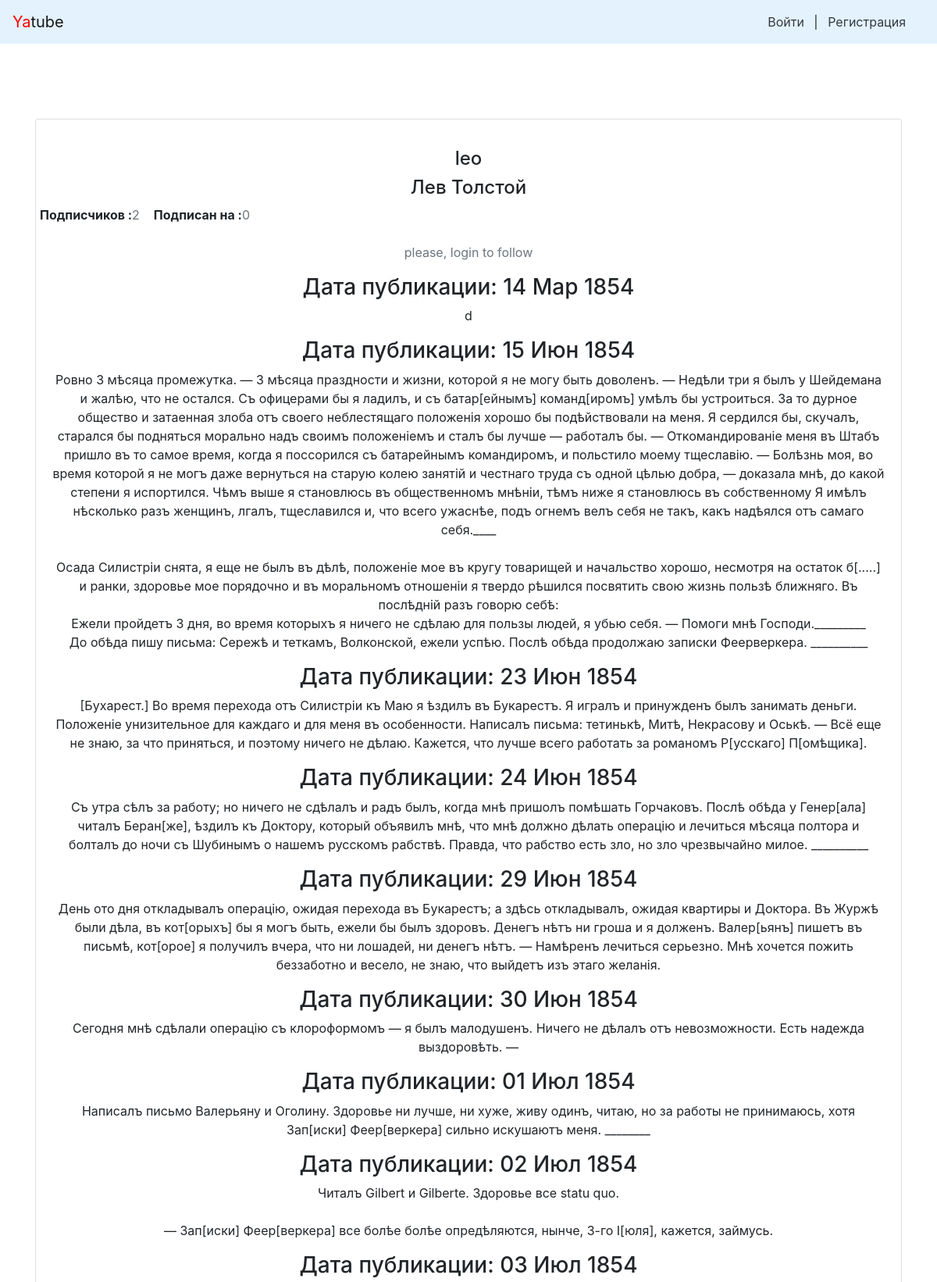
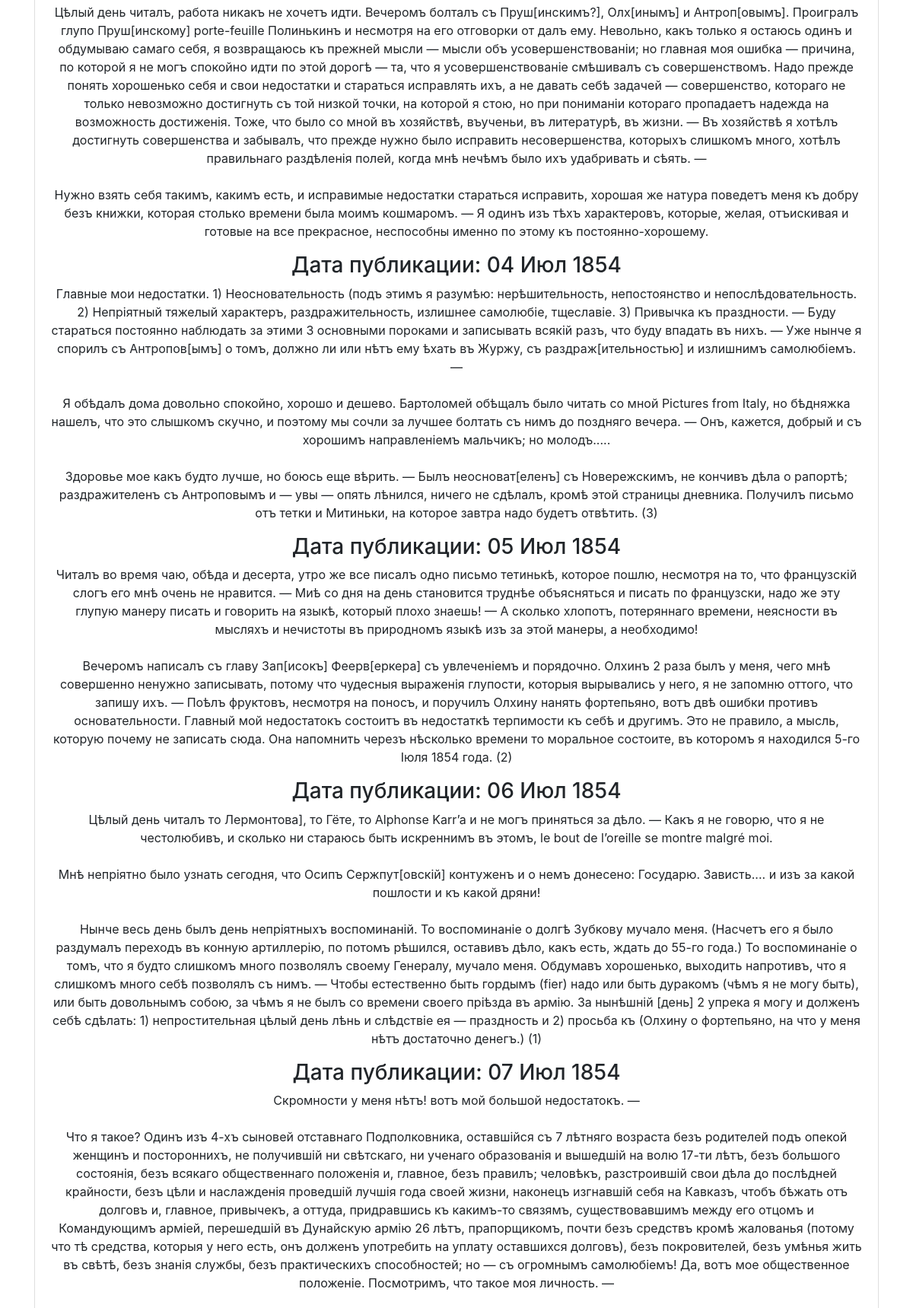
The page /profile/leo/ (upper part) on the database its author committed (2 pictures, top to bottom).
### posts/models.py (models this page shows, shortened)
class Post(models.Model):
    text=models.CharField(max_length=25,null=True,verbose_name='введите текст' )
    pub_date=models.DateTimeField('date published',auto_now_add=True,)  #db_index=True для оптимизации#
    author=models.ForeignKey(User, on_delete=models.CASCADE, null=True,related_name='posts')
    image=models.ImageField(upload_to='posts/',blank=True,null=True)

### posts/views.py (the view)
# urls.py: path("profile/<str:username>/", profile, name="profilee"),
def profile(request, username,):
    userProfile = User.objects.get(username=username)
    tak=Post.objects.filter(author__username=username)
    data = {
        "author": userProfile, 'tak':tak
    }
    return render(request, "authorprofile.html", data)

### templates/authorprofile.html (shortened to what this page needs)
{% extends "base.html" %}
{% load static %}
{% block content %}
<div class="pt-5 mt-5 pb-5 mb-5">
  <div class="container">
    <div class="main-body">
      <div class="row gutters-sm">
        <div class="col-md-14 mb-6">
          <div class="card">
            <div class="card-body">
              <div class="d-flex flex-column align-items-center text-center">
                <div class="mt-3">
                  <h4>{{ author.username }}</h4>
                  <h4>{{ author.get_full_name }}</h4>
                  <div class="row">
                    <b> Подписчиков : </b>
                    <p class="text-muted"> {{ author.following.count }} </p>
                    <b> Подписан на : </b>
                    <p class="text-muted"> {{ author.followers.count }} </p>
                  </div>
                  {% if user.is_authenticated %}
                    {% if user in author.following.all %}
                        <a href="{% url 'followToggle' author=author.username  %}" class="btn btn-primary">Отписаться</a>
                      {% else %}
                        <a  href="{% url 'followToggle' author=author.username  %}" class="btn btn-primary"> Подписаться </a>
                    {% endif %}
                  {% else %}
                    <p class="text-muted"> please, login to follow </p>
                  {% endif %}
    {% for post in tak %}
    <h3>
Дата публикации: {{ post.pub_date|date:"d M Y" }}
    </h3>
    <p>{{ post.text|linebreaksbr }}</p>
    {% endfor %}
{% endblock content %}

### rows shown on the page
Post: pub_date "14 Мар 1854", text "d"
Post: pub_date "15 Июн 1854", text "Ровно 3 мѣсяца промежутка. — 3 мѣсяца праздности и жизни, которой я не могу быть доволенъ. — Недѣли три я былъ у Шейдемана и жалѣю, что не остался. Съ офицерами бы я ладилъ, и съ батар[ейнымъ] команд[иромъ] умѣлъ бы устроиться. За то дурное общество и затаенная злоба отъ своего неблестящаго положенія хорошо бы подѣйствовали на меня. Я сердился бы, скучалъ, старался бы подняться морально надъ своимъ положеніемъ и сталъ бы лучше — работалъ бы. — Откомандированіе меня въ Штабъ пришло въ то самое время, когда я поссорился съ батарейнымъ командиромъ, и польстило моему тщеславію. — Болѣзнь моя, во время которой я не могъ даже вернуться на старую колею занятій и честнаго труда съ одной цѣлью…"
Post: pub_date "23 Июн 1854", text "[Бухарест.] Во время перехода отъ Силистріи къ Маю я ѣздилъ въ Букарестъ. Я игралъ и принужденъ былъ занимать деньги. Положеніе унизительное для каждаго и для меня въ особенности. Написалъ письма: тетинькѣ, Митѣ, Некрасову и Оськѣ. — Всё еще не знаю, за что приняться, и поэтому ничего не дѣлаю. Кажется, что лучше всего работать за романомъ Р[усскаго] П[омѣщика]."
Post: pub_date "24 Июн 1854", text "Съ утра сѣлъ за работу; но ничего не сдѣлалъ и радъ былъ, когда мнѣ пришолъ помѣшать Горчаковъ. Послѣ обѣда у Генер[ала] читалъ Беран[же], ѣздилъ къ Доктору, который объявилъ мнѣ, что мнѣ должно дѣлать операцію и лечиться мѣсяца полтора и болталъ до ночи съ Шубинымъ о нашемъ русскомъ рабствѣ. Правда, что рабство есть зло, но зло чрезвычайно милое. __________"
Post: pub_date "29 Июн 1854", text "День ото дня откладывалъ операцію, ожидая перехода въ Букарестъ; a здѣсь откладывалъ, ожидая квартиры и Доктора. Въ Журжѣ были дѣла, въ кот[орыхъ] бы я могъ быть, ежели бы былъ здоровъ. Денегъ нѣтъ ни гроша и я долженъ. Валер[ьянъ] пишетъ въ письмѣ, кот[орое] я получилъ вчера, что ни лошадей, ни денегъ нѣтъ. — Намѣренъ лечиться серьезно. Мнѣ хочется пожить беззаботно и весело, не знаю, что выйдетъ изъ этаго желанія."
Post: pub_date "30 Июн 1854", text "Сегодня мнѣ сдѣлали операцію съ клороформомъ — я былъ малодушенъ. Ничего не дѣлалъ отъ невозможности. Есть надежда выздоровѣть. —"
Post: pub_date "01 Июл 1854", text "Написалъ письмо Валерьяну и Оголину. Здоровье ни лучше, ни хуже, живу одинъ, читаю, но за работы не принимаюсь, хотя Зап[иски] Феер[веркера] сильно искушаютъ меня. ________"
Post: pub_date "02 Июл 1854", text "Читалъ Gilbert и Gilberte. Здоровье все statu quo. — Зап[иски] Феер[веркера] все болѣе болѣе опредѣляются, нынче, 3-го І[юля], кажется, займусь."
Post: pub_date "03 Июл 1854", text "Цѣлый день читалъ, работа никакъ не хочетъ идти. Вечеромъ болталъ съ Пруш[инскимъ?], Олх[инымъ] и Антроп[овымъ]. Проигралъ глупо Пруш[инскому] porte-feuille Полинькинъ и несмотря на его отговорки от далъ ему. Невольно, какъ только я остаюсь одинъ и обдумываю самаго себя, я возвращаюсь къ прежней мысли — мысли объ усовершенствованіи; но главная моя ошибка — причина, по которой я не могъ спокойно идти по этой дорогѣ — та, что я усовершенствованіе смѣшивалъ съ совершенствомъ. Надо прежде понять хорошенько себя и свои недостатки и стараться исправлять ихъ, а не давать себѣ задачей — совершенство, котораго не только невозможно достигнуть съ той низкой точки, на которой я стою, но при пониманіи…"
Post: pub_date "04 Июл 1854", text "Главные мои недостатки. 1) Неосновательность (подъ этимъ я разумѣю: нерѣшительность, непостоянство и непослѣдовательность. 2) Непріятный тяжелый характеръ, раздражительность, излишнее самолюбіе, тщеславіе. 3) Привычка къ праздности. — Буду стараться постоянно наблюдать за этими 3 основными пороками и записывать всякій разъ, что буду впадать въ нихъ. — Уже нынче я спорилъ съ Антропов[ымъ] о томъ, должно ли или нѣтъ ему ѣхать въ Журжу, съ раздраж[ительностью] и излишнимъ самолюбіемъ. — Я обѣдалъ дома довольно спокойно, хорошо и дешево. Бартоломей обѣщалъ было читать со мной Pictures from Italy, но бѣдняжка нашелъ, что это слышкомъ скучно, и поэтому мы сочли за лучшее болтать съ нимъ до…"
Post: pub_date "05 Июл 1854", text "Читалъ во время чаю, обѣда и десерта, утро же все писалъ одно письмо тетинькѣ, которое пошлю, несмотря на то, что французскій слогъ его мнѣ очень не нравится. — Миѣ со дня на день становится труднѣе объясняться и писать по французски, надо же эту глупую манеру писать и говорить на языкѣ, который плохо знаешь! — А сколько хлопотъ, потеряннаго времени, неясности въ мысляхъ и нечистоты въ природномъ языкѣ изъ за этой манеры, а необходимо! Вечеромъ написалъ съ главу Зап[исокъ] Феерв[еркера] съ увлеченіемъ и порядочно. Олхинъ 2 раза былъ у меня, чего мнѣ совершенно ненужно записывать, потому что чудесныя выраженія глупости, которыя вырывались у него, я не запомню оттого, что запишу ихъ. — Поѣлъ…"
Post: pub_date "06 Июл 1854", text "Цѣлый день читалъ то Лермонтова], то Гёте, то Alphonse Karr’a и не могъ приняться за дѣло. — Какъ я не говорю, что я не честолюбивъ, и сколько ни стараюсь быть искреннимъ въ этомъ, le bout de l’oreille se montre malgré moi. Мнѣ непріятно было узнать сегодня, что Осипъ Сержпут[овскій] контуженъ и о немъ донесено: Государю. Зависть.... и изъ за какой пошлости и къ какой дряни! Нынче весь день былъ день непріятныхъ воспоминаній. То воспоминаніе о долгѣ Зубкову мучало меня. (Насчетъ его я было раздумалъ переходъ въ конную артиллерію, по потомъ рѣшился, оставивъ дѣло, какъ есть, ждать до 55-го года.) То воспоминаніе о томъ, что я будто слишкомъ много позволялъ своему Генералу, мучало меня.…"
Post: pub_date "07 Июл 1854", text "Скромности у меня нѣтъ! вотъ мой большой недостатокъ. — Что я такое? Одинъ изъ 4-хъ сыновей отставнаго Подполковника, оставшійся съ 7 лѣтняго возраста безъ родителей подъ опекой женщинъ и постороннихъ, не получившій ни свѣтскаго, ни ученаго образованія и вышедшій на волю 17-ти лѣтъ, безъ большого состоянія, безъ всякаго общественнаго положенія и, главное, безъ правилъ; человѣкъ, разстроившій свои дѣла до послѣдней крайности, безъ цѣли и наслажденія проведшій лучшія года своей жизни, наконецъ изгнавшій себя на Кавказъ, чтобъ бѣжать отъ долговъ и, главное, привычекъ, а оттуда, придравшись къ какимъ-то связямъ, существовавшимъ между его отцомъ и Командующимъ арміей, перешедшій въ Дунайскую…"

### other values the page prints
{{ author.username }} "leo"
{{ author.get_full_name }} "Лев Толстой"
{{ author.following.count }} "2"
{{ author.followers.count }} "0"
